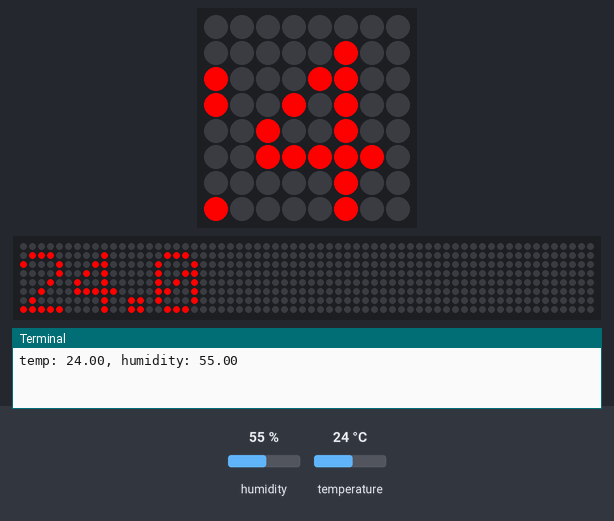
The program below on a simulated Raspberry Pi (BCM pin numbers) with a Sense HAT. Parts: the Sense HAT's 8×8 RGB LED matrix, a strip that is not on the board, showing the scrolling text unrolled, the last lines printed to the terminal. The test bench sets the inputs (shaded band); at power-on: humidity 55 %, temperature 24 °C. The 64×8 strip is a reading aid, not a part: it shows the text the matrix is scrolling, unrolled, one strip-width of it at a time.

Above: at 1.28 s.
1.3 s: humidity set to 22 %
7.8 s: temperature set to 12 °C
At 11.96 s:
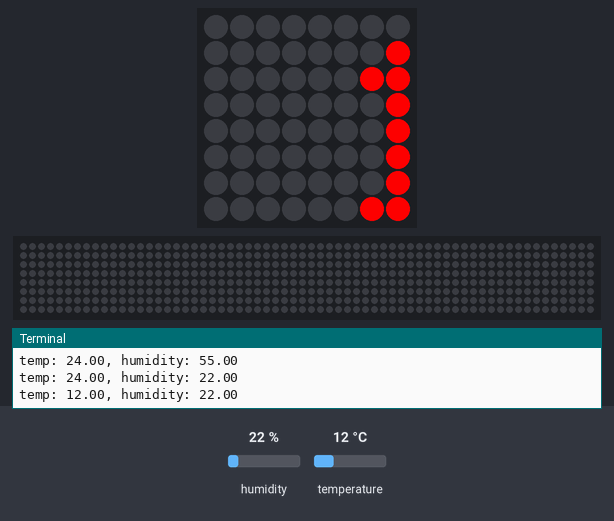
14.3 s: humidity set to 40 %
At 20.22 s:
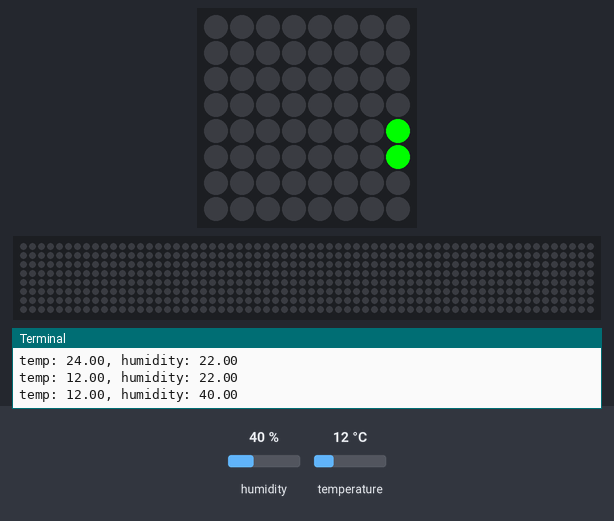
21.6 s: temperature set to 19 °C
At 25.66 s:
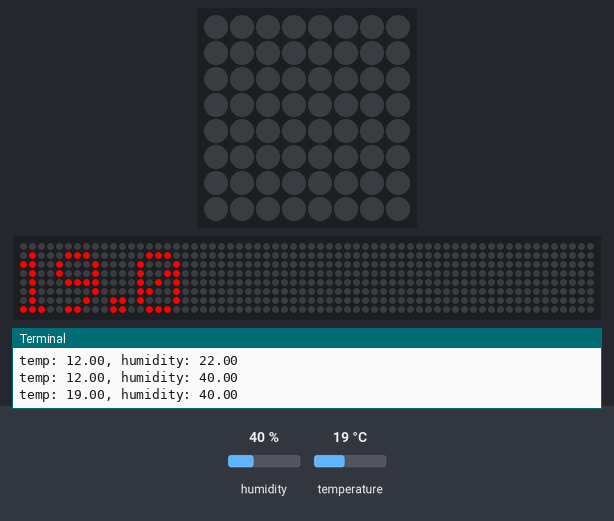

The program:

thermo-scroll.py
```python
from sense_hat import SenseHat

sense = SenseHat()
sense.clear()
sense.set_rotation(180)


T = [255, 0, 0]
H = [0, 255, 0]

while True:
    temp = sense.get_temperature()
    humidity = sense.get_humidity()
    msg = "temp: {:.2f}, humidity: {:.2f}".format(round(temp, 1), round(humidity, 1))
    print msg
    sense.show_message("{}".format(round(temp, 1)), text_colour=T)
    sense.show_message("{}".format(round(humidity, 1)), text_colour=H)
```
